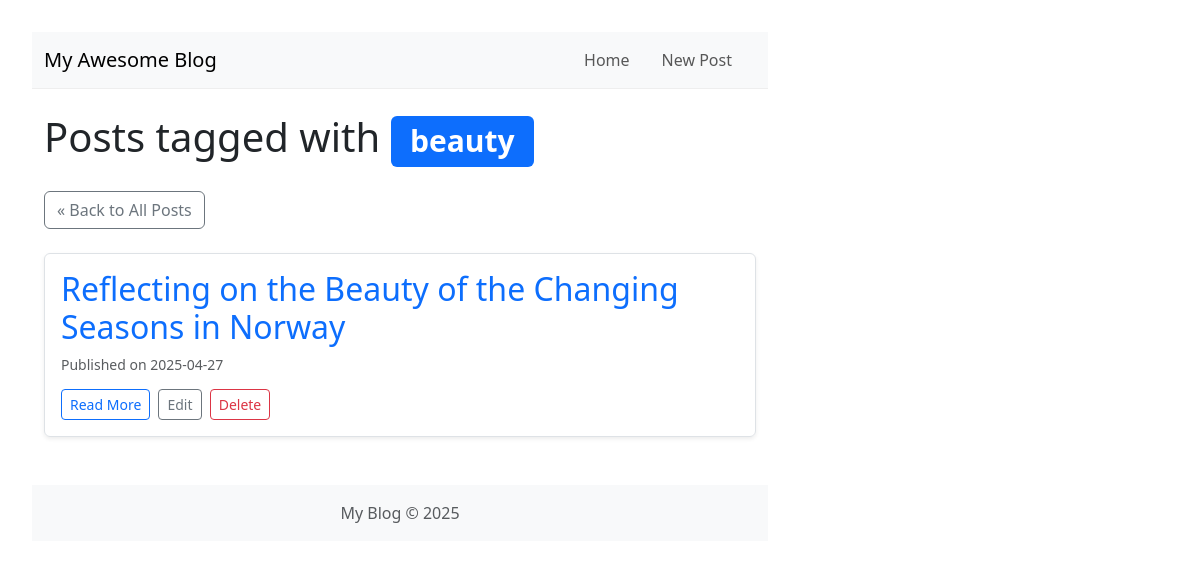
/tag/beauty, run on an earlier commit of the app's database.
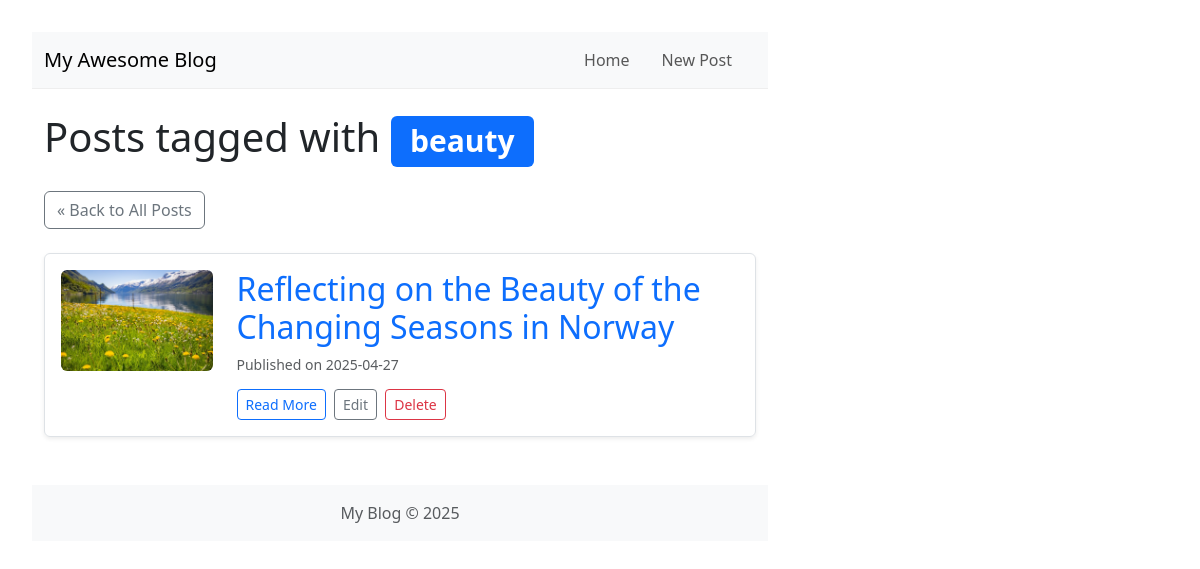
And on a later commit of the database.
### tables this page shows
CREATE TABLE posts (
    id INTEGER PRIMARY KEY AUTOINCREMENT, -- Unique identifier for each post
    title TEXT NOT NULL,                  -- Title of the blog post
    content TEXT NOT NULL,                -- Main body/content of the post
    published_date TIMESTAMP NOT NULL DEFAULT CURRENT_TIMESTAMP, -- When the post was created/published
    image_filename TEXt NULL               -- images 
);

### app.py (the view)
@app.route('/tag/<string:tag_name>')
def posts_by_tag(tag_name):
    try:
        posts = db.get_posts_by_tag(tag_name)
        return render_template('tag_posts.html', tag_name=tag_name, posts=posts)
    except Exception as e:
        app.logger.error(f"Error fetching posts for tag '{tag_name}': {e}")
        return "<h1>An error occurred fetching posts for this tag.</h1>", 500

### app.py (called while the page is built)
@app.context_processor
def inject_now():
    return {'now': datetime.datetime.now(timezone.utc)}

### db.py (called while the page is built)
def get_db():
    if 'db' not in g:
        db_path = current_app.config.get('DATABASE', DEFAULT_DATABASE_PATH)
        try:
            g.db = sqlite3.connect(
                db_path,
                detect_types=sqlite3.PARSE_DECLTYPES | sqlite3.PARSE_COLNAMES
            )
            g.db.row_factory = sqlite3.Row # Keep using Row factory
        except sqlite3.Error as e:
            current_app.logger.error(f"Database connection failed for {db_path}: {e}")
            raise e # Or handle more gracefully
    return g.db

### templates/tag_posts.html (shortened to what this page needs)
{% extends 'base.html' %}
{% block content %}
    <h1 class="mb-4">Posts tagged with <span class="badge bg-primary">{{ tag_name }}</span></h1>
    <a href="{{ url_for('index') }}" class="btn btn-outline-secondary mb-4">&laquo; Back to All Posts</a>
    {% if posts %}
        {% for post in posts %}
        <article class="post-summary mb-4 p-3 border rounded shadow-sm">
            <div class="row">
                {% if post.image_filename %}
                <div class="col-md-3 mb-3 mb-md-0">
                    <a href="{{ url_for('post', post_id=post.id) }}">
                        <img src="{{ url_for('static', filename=post.image_filename) }}" alt="{{ post.title }}" class="img-fluid rounded" style="max-height: 150px; object-fit: cover; width: 100%;">
                    </a>
                </div>
                <div class="col-md-9">
                {% else %}
                <div class="col-md-12">
                {% endif %}
                    <h2><a href="{{ url_for('post', post_id=post.id) }}" class="text-decoration-none">{{ post.title }}</a></h2>
                    <p class="post-meta text-muted small">
                        Published on {{ post.published_date.strftime('%Y-%m-%d') }}
                    </p>
                    <div class="post-actions mt-2">
                        <a href="{{ url_for('post', post_id=post.id) }}" class="btn btn-sm btn-outline-primary me-1">Read More</a>
                        <a href="{{ url_for('edit_post', post_id=post.id) }}" class="btn btn-sm btn-outline-secondary me-1">Edit</a>
                        <form action="{{ url_for('delete_post_route', post_id=post.id) }}" method="post" style="display: inline;" onsubmit="return confirm('Are you sure you want to delete this post?');">
                            <button type="submit" class="btn btn-sm btn-outline-danger">Delete</button>
                        </form>
                    </div>
                </div>
            </div>
        </article>
        {% endfor %}
    {% else %}
        <div class="alert alert-info">
            No posts found with the tag "{{ tag_name }}".
        </div>
    {% endif %}
{% endblock %}

What changed in the data, as far as the page shows it:
changed posts "Reflecting on the Beauty of the Changing Seasons in Norway": image_filename: picture added
